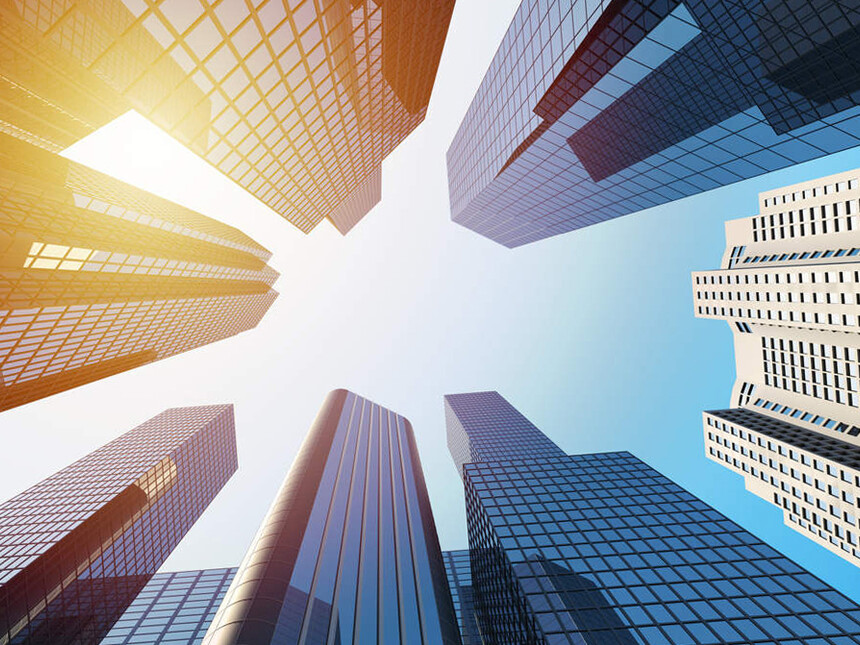
#> input picture img_predios_colorida.jpg, 860 x 645 px, found by its file name
$ python ResizeImage.py
#> lines starting #> are read from the running program, lines starting #| are printed output that depends on the picture
import numpy as np
import cv2
img = cv2.imread('C:\\00Compartilhada\\3P-ADS_Noturno\\Python\\img_predios_colorida.jpg')
#> img is the input picture: shape (645, 860, 3); mean B, G, R 162.7, 160.4, 158.2
cv2.imshow("Original", img)
largura = img.shape[1]
#> largura = 860
altura = img.shape[0]
#> altura = 645
proporcao = float(altura/largura)
#> proporcao = 0.75
largura_nova = 400 #em pixels
altura_nova = int(largura_nova*proporcao)
#> altura_nova = 300
tamanho_novo = (largura_nova, altura_nova)
#> tamanho_novo = (400, 300)
img_redimensionada = cv2.resize(img,
tamanho_novo, interpolation = cv2.INTER_AREA)
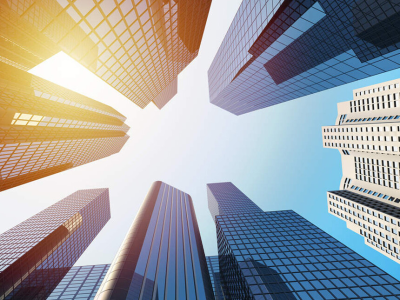
#> img_redimensionada: shape (300, 400, 3); mean B, G, R 162.7, 160.4, 158.2
cv2.imshow('Resultado', img_redimensionada)
cv2.waitKey(0)
